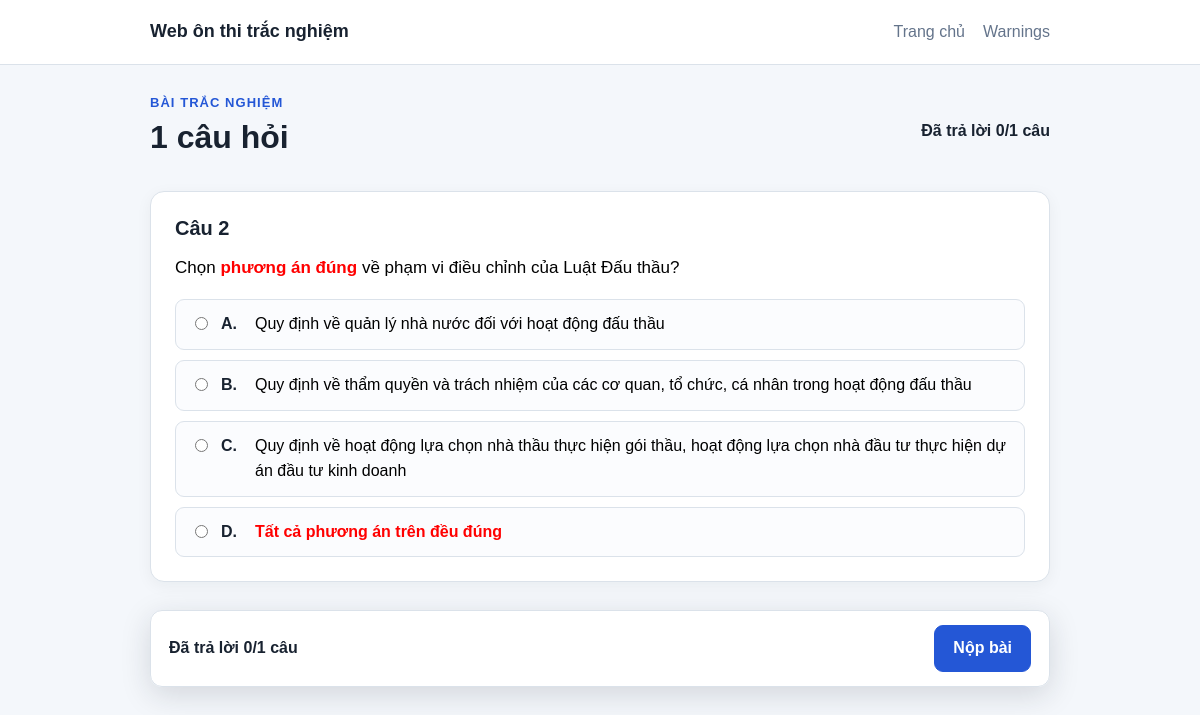
The app's page /question/388 with its own data.
### tables this page shows
CREATE TABLE questions (
    id INTEGER PRIMARY KEY AUTOINCREMENT,
    question_number INTEGER,
    question_html TEXT,
    question_plain TEXT,
    source_file TEXT,
    warning TEXT,
    created_at TEXT
);

CREATE TABLE options (
    id INTEGER PRIMARY KEY AUTOINCREMENT,
    question_id INTEGER,
    label TEXT,
    option_html TEXT,
    option_plain TEXT,
    is_correct INTEGER,
    bold_char_count INTEGER,
    total_char_count INTEGER,
    bold_ratio REAL,
    FOREIGN KEY(question_id) REFERENCES questions(id)
);

### app.py (the view)
@app.route("/question/<int:question_id>")
def question_detail(question_id: int):
    question = get_question_with_options(question_id)
    if question is None:
        return redirect(url_for("warnings"))
    return render_template("quiz.html", questions=[question], question_ids=str(question_id))

### app.py (called while the page is built)
def get_db() -> sqlite3.Connection:
    if not Path(DB_PATH).is_file():
        raise FileNotFoundError(DB_MISSING_MESSAGE)
    if "db" not in g:
        g.db = sqlite3.connect(DB_PATH)
        g.db.row_factory = sqlite3.Row
    return g.db

def get_options_by_question_ids(question_ids: list[int]) -> dict[int, list[dict]]:
    if not question_ids:
        return {}
    placeholders = ",".join("?" for _ in question_ids)
    rows = get_db().execute(
        f"""
        SELECT id, question_id, label, option_html, option_plain, is_correct, bold_ratio
        FROM options
        WHERE question_id IN ({placeholders})
        ORDER BY question_id, label
        """,
        question_ids,
    ).fetchall()
    grouped: dict[int, list[dict]] = defaultdict(list)
    for row in rows:
        grouped[row["question_id"]].append(dict(row))
    return dict(grouped)

def get_question_with_options(question_id: int) -> dict | None:
    row = get_db().execute(
        """
        SELECT id, question_number, question_html, question_plain
        FROM questions
        WHERE id = ?
        """,
        (question_id,),
    ).fetchone()
    if row is None:
        return None
    question = dict(row)
    question["options"] = get_options_by_question_ids([question_id]).get(question_id, [])
    question["count_correct"] = sum(o["is_correct"] for o in question["options"])
    return question

### templates/quiz.html (shortened to what this page needs)
{% extends "base.html" %}
{% block content %}
<div class="quiz-toolbar">
    <div>
        <p class="eyebrow">Bài trắc nghiệm</p>
        <h1>{{ questions | length }} câu hỏi</h1>
    </div>
    <strong id="quiz-progress">Đã trả lời 0/{{ questions | length }} câu</strong>
</div>
{% if questions %}
<form id="quiz-form" method="post" action="{{ url_for('submit') }}" data-total="{{ questions | length }}">
    {% for question in questions %}
    <article class="question-card" data-question-id="{{ question.id }}">
        <h2>Câu {{ question.question_number }}</h2>
        <div class="question-content">{{ question.question_html | safe }}</div>
        <div class="options-list">
            {% for option in question.options %}
            <label class="option-item">
                <input
                    type="{{ 'checkbox' if question.count_correct > 1 else 'radio' }}"
                    name="q_{{ question.id }}"
                    value="{{ option.id }}"
                >
                <span class="option-label">{{ option.label }}.</span>
                <span class="option-content">{{ option.option_html | safe }}</span>
            </label>
            {% endfor %}
        </div>
    </article>
    {% endfor %}
    <div class="submit-bar">
        <strong id="quiz-progress-bottom">Đã trả lời 0/{{ questions | length }} câu</strong>
        <button class="button button-primary" type="submit">Nộp bài</button>
    </div>
</form>
{% else %}
<div class="alert">Không có câu hỏi để hiển thị.</div>
{% endif %}
{% endblock %}

### static/css/style.css (style rules this page uses)
:root { --primary: #2457d6; --primary-dark: #1943aa; --border: #dbe2ea; --text: #182230; --muted: #64748b; --surface: #ffffff; --page: #f4f7fb; --success: #177245; --danger: #b42318; --warning: #9a6700; }
* { box-sizing: border-box; }
body { margin: 0; color: var(--text); background: var(--page); font-family: Arial, system-ui, sans-serif; line-height: 1.55; }
.nav-wrap, .page-heading, .quiz-toolbar, .submit-bar, .button-row { display: flex; align-items: center; justify-content: space-between; gap: 16px; }
h1, h2 { line-height: 1.25; }
h1 { margin: 4px 0 12px; }
h2 { margin: 0 0 14px; font-size: 20px; }
.eyebrow { margin: 0; color: var(--primary); font-size: 13px; font-weight: 700; letter-spacing: .08em; text-transform: uppercase; }
.button { display: inline-flex; align-items: center; justify-content: center; min-height: 44px; padding: 10px 18px; border: 1px solid var(--primary); border-radius: 9px; color: var(--primary); background: var(--surface); font: inherit; font-weight: 700; text-decoration: none; cursor: pointer; }
.button-primary { color: white; background: var(--primary); }
.question-card, .result-box, .alert { margin: 0 0 20px; padding: 24px; border: 1px solid var(--border); border-radius: 14px; background: var(--surface); box-shadow: 0 4px 16px rgba(24, 34, 48, .05); }
.question-content { margin-bottom: 18px; font-size: 17px; }
.options-list { display: grid; gap: 10px; }
.option-item { display: flex; align-items: flex-start; gap: 10px; padding: 12px 14px; border: 1px solid var(--border); border-radius: 9px; background: #fbfcfe; cursor: pointer; }
.option-item input { margin-top: 5px; }
.option-label { flex: 0 0 24px; font-weight: 700; }
.option-content { flex: 1; }
.quiz-toolbar, .page-heading { margin-bottom: 22px; }
.submit-bar { position: sticky; bottom: 12px; margin: 28px 0; padding: 14px 18px; border: 1px solid var(--border); border-radius: 12px; background: rgba(255, 255, 255, .96); box-shadow: 0 8px 30px rgba(24, 34, 48, .15); }

### records on screen
questions: question_number "2", question_html "Chọn phương án đúng về phạm vi điều chỉnh của Luật Đấu thầu?"
options: label "A", option_html "Quy định về quản lý nhà nước đối với hoạt động đấu thầu"
options: label "B", option_html "Quy định về thẩm quyền và trách nhiệm của các cơ quan, tổ chức, cá nhân trong hoạt động đấu thầu"
options: label "C", option_html "Quy định về hoạt động lựa chọn nhà thầu thực hiện gói thầu, hoạt động lựa chọn nhà đầu tư thực hiện dự án đầu tư kinh doanh"
options: label "D", option_html "Tất cả phương án trên đều đúng"

### other values on screen
{{ questions | length }} "1"
